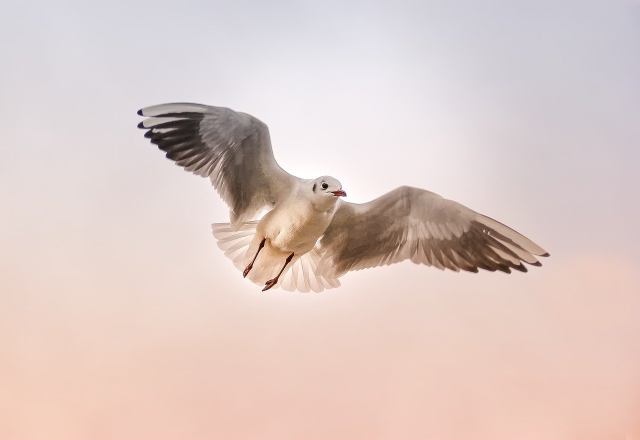
#> input picture ITMO/ИТМО_АнализТекстовИзображений/seagull-3465550_1280.jpg, 1280 x 879 px (shown at 1/2 size)
$ jupyter execute opencvFourier.ipynb   (shell and % lines are left out)
#> lines starting #> are read from the running program, lines starting #| are printed output that depends on the picture; after the words box and inside, x2 and y2 are one past the last pixel; in counts of white or black regions, pixels touching at a corner belong together; long printed decimals are rounded
В этом блокноте мы обсудим частотное представление изображений. Кроме того, мы увидим, как преобразования в частотной области меняют исходное изображение.

Для начала установим необходимую версию библиотеки и подключим то, чем будем пользоватья в дальнейшем.

[cell 1]
import numpy as np
import cv2
from matplotlib import pyplot as plt
import matplotlib as mpl
#mpl.rcParams['figure.dpi'] = 300

# **Преобразование Фурье в Python и фильтрация в чатотной области**

Начнем с того, что научимся осуществлять дикретное преобразование Фурье средствами Python.

Для начала считаем черно-белое изображение и выведем его на экран. Если исходное изображение оказывается цветным, то придется работать с каждым его каналом отдельно.

[cell 2]
img = cv2.imread('seagull-3465550_1280.jpg')
#> img is the input picture: shape (879, 1280, 3); mean B, G, R 198.2, 202.9, 221.5
img = cv2.cvtColor(img, cv2.COLOR_BGR2GRAY)
#> img: shape (879, 1280)
plt.imshow(img, cmap = 'gray')

Проведем преобразование Фурье и визуализируем результат. Двумерное дискретное преобразование Фурье (на самом деле — быстрое преобразование Фурье или fast Fourier transform) в библиотеке `numpy` может быть выполнено с использованием функции `np.fft.fft2()`, аргументом которой служит исходное изображение.

[cell 3]
f = np.fft.fft2(img)
print(f[521, 1151])
#| (6831.004-1906.875492496486j)

В результатемы получаем двумерную матрицу того же размера, что и матрица, отвечающая исходному изображению, элементы которой теперь, вообще говоря, комплексные.

Для удобства визуализации (что общепринято), переместим компоненту, отвечающую нулевой частоте (`f[0][0]`), в центр. Это можно сделать автоматичеки, используя функцию `np.fft.fftshift()`, аргументом которой служит полученное ранее преобразование Фурье `f`. Легко проверить, что так как изображение имеет размеры $1200 \times 1600$, то `fshift[600][800] = f[0][0]`.

[cell 4]
fshift = np.fft.fftshift(f)
print(fshift[600][800] == f[0][0])
#| False

Для визуализации преобразования Фурье, заменим все элементы матрицы их модулями — амплитудами. И...

[cell 5]
magnitude_spectrum = np.abs(fshift)
plt.imshow(magnitude_spectrum, cmap = 'gray')

Ничего не видно, кроме некоторого белого вкрапления посередине. Все дело в том, что различие в значениях амплитуд очень велико.

[cell 6]
print('min:', np.min(magnitude_spectrum), 'max:', np.max(magnitude_spectrum))
#| min: 2.150 max: 233949777.0
print(magnitude_spectrum[600][800])
#| 15677.145

Отметим отдельно, что максимальная амплитуда отвечает нулевой частоте (в центре смещенного преобразования Фурье). Применим логарифмическое шкалирование (общепринятный стандартный прием при визуализации преобразования Фурье). Сами преобразования могут несколько отличатья, но это не будет давать существенных различий при визуализации. Единица под логарифмом добавлена для того, чтобы избежать очень маленьких значений логарифма, когда его аргумент близок к $0$ (хотя в нашей ситуации такого не будет, что видно из выведенного выше значения `min`).

[cell 7]
magnitude_spectrum = np.log(1+np.abs(fshift))
plt.imshow(magnitude_spectrum, cmap = 'gray')

[cell 8]
print( np.max(magnitude_spectrum) - np.min(magnitude_spectrum))
#| 18.123

Итак, что мы видим на полученной картинке? Чем светлее точка — тем больше у нее амплитуда, то есть тем больше информации она несет. Чем дальше мы удаляемся от центра — тем  выше частота. Светлые регионы отвечают более низким частотам, а темные — более высоким. Мы видим, что в общем и целом низкие частоты несут больше информации, чем высокие.

За что отвечает частота? Высокие частоты отвечают за резкие изменения яркости пикселей, а низкие, наоборот, за плавные изменения яркости пикселей.

Давайте теперь попробуем убрать основные низкие частоты — занулим их амплитуду, присвоив всем элементам матрицы `fshift`, близким к центру, значение $0$.

[cell 9]
h, w = fshift.shape[0] // 2, fshift.shape[1] // 2
#> h = 439; w = 640
h, w
#> Out = (439, 640)

[cell 10]
fshift[h -  40 : h + 40, w-40 : w + 40] = 0
magnitude_spectrum = np.log(1+np.abs(fshift))
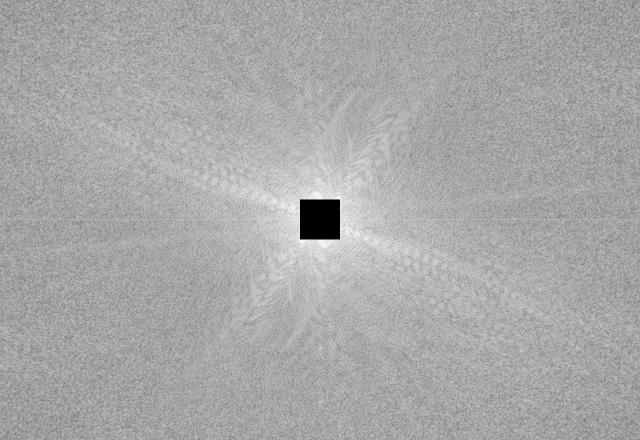
#> magnitude_spectrum: shape (879, 1280) float64 (shown at 1/2 size); min 0, max 12.31, mean 8.13; drawn with min black and max white
plt.imshow(magnitude_spectrum, cmap = 'gray')

Чтобы получить разумную картинку, применим обратное преобразование Фурье (быстрое — inverse fast Fourier transform), используя функцию `np.fft.ifft2()`, аргументом которой служит преобразование Фурье. Предварительно нужно "сдвинуть все назад", используя `np.fft.ifftshift()`.

[cell 11]
f_ishift = np.fft.ifftshift(fshift)
img_back = np.fft.ifft2(f_ishift)
img_back = np.abs(img_back)
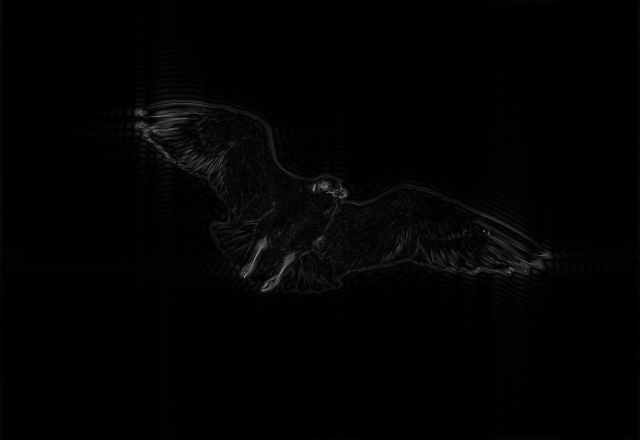
#> img_back: shape (879, 1280) float64 (shown at 1/2 size); min 0.000521, max 204.9, mean 3
plt.imshow(img_back, cmap = 'gray')

[cell 12]
img_back[661][449]
#> Out = 0.264

Мы видим, как отчетливо стали видны границы изображений: вся монохромность ушла. Тем самым, мы легко сегментировали Эйфелеву башню, летящую птицу и границу городчких кварталов, уходящих за горизонт.

Логично задатья вопросом: а чему отвечают вертикальная и горизонтальная линии, проходящие через центр изображения амплитуд? Давайте посмотрим, что изменится, если мы их затемним. Сначала проверим, что все сделали правильно.

[cell 13]
f = np.fft.fft2(img)
fshift = np.fft.fftshift(f)
fshift[h - 30 : h + 30, 0 : w - 30] = fshift[h - 30 : h + 30, w+30 : w*2] = 0
fshift[0 : h - 30, w - 30 : w + 30] = fshift[h + 30 : h*2, w - 30 : w + 30] = 0
magnitude_spectrum = np.log(1+np.abs(fshift))
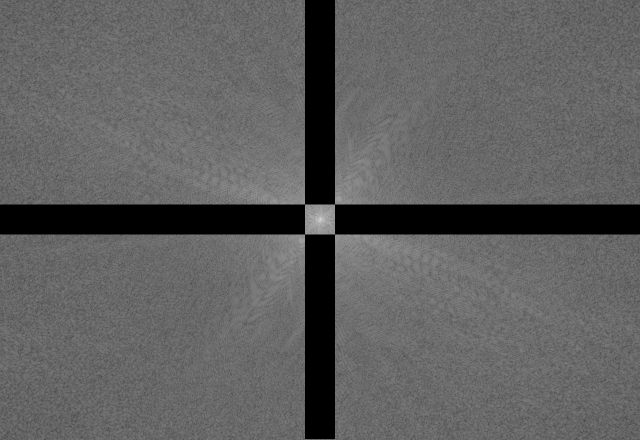
#> magnitude_spectrum: shape (879, 1280) float64 (shown at 1/2 size); min 0, max 19.27, mean 7.26; drawn with min black and max white
plt.imshow(magnitude_spectrum, cmap = 'gray')

Вернемся к привычному для глаза изображению.

[cell 14]
f_ishift = np.fft.ifftshift(fshift)
img_back = np.fft.ifft2(f_ishift)
img_back = np.abs(img_back)
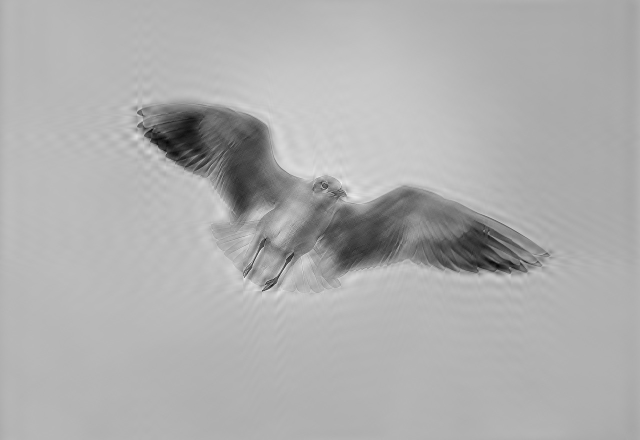
#> img_back: shape (879, 1280) float64 (shown at 1/2 size); min 4.49, max 301.4, mean 207.9; drawn with min black and max white
plt.imshow(img_back, cmap = 'gray')

Итак, мы увеличили резкость выделяющихся объектов.

# **Градиенты изображений и детектирование границ**

Для определения границ изображения, бывает полезно построить так называемые градиенты изображений. Для использования оператора Лапласа, достаточно воспользоваться следующим кодом:

[cell 15]
img = cv2.imread('kingfisher-2363879_1280.jpg')
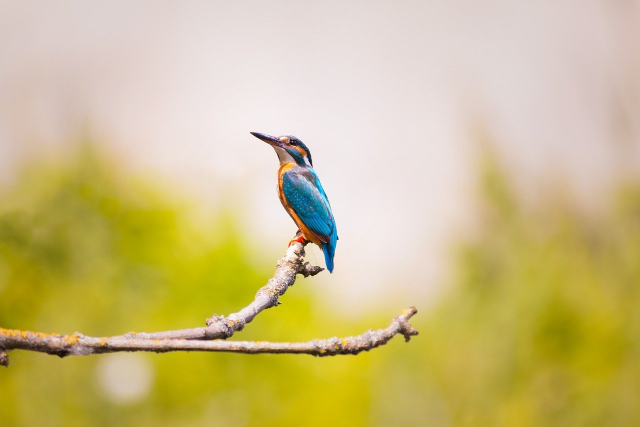
#> input picture ITMO/ИТМО_АнализТекстовИзображений/kingfisher-2363879_1280.jpg, 1280 x 853 px (shown at 1/2 size)
#> img is the input picture: shape (853, 1280, 3); mean B, G, R 132.5, 189.7, 204.6
img = cv2.cvtColor(img, cv2.COLOR_BGR2GRAY)
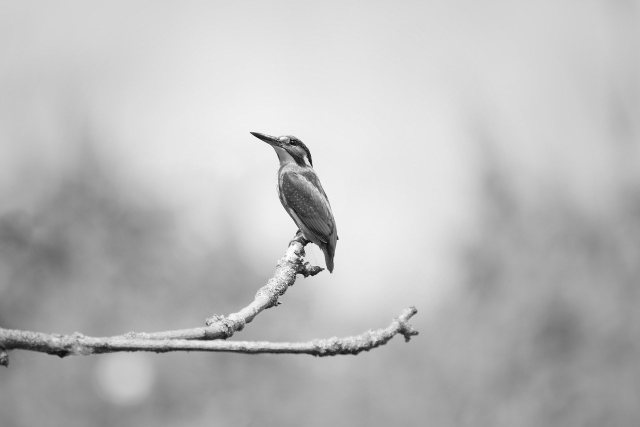
#> img: shape (853, 1280) (shown at 1/2 size); min 1, max 255, mean 187.7
laplacian = cv2.Laplacian(img, -1)
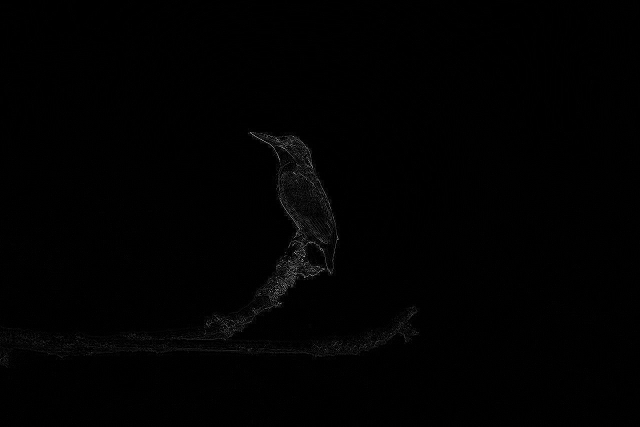
#> laplacian: shape (853, 1280) (shown at 1/2 size); min 0, max 255, mean 1.4
plt.imshow(laplacian)

[cell 16]
laplacian.sum()
#> Out = 1556524

Видно, как четко отображаются границы всех объектов. В лекциях также рассказывается про операторы Собеля. Ниже можно видеть результаты применения этих операторов отдельно по первой координате, по второй, и по двум сразу.

[cell 17]
sobel_x = cv2.Sobel(img, -1, 1, 0, ksize = 5)
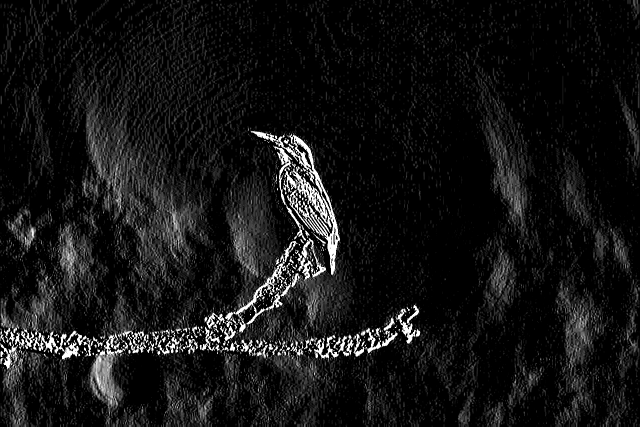
#> sobel_x: shape (853, 1280) (shown at 1/2 size); min 0, max 255, mean 20.9
sobel_y = cv2.Sobel(img, -1, 0, 1, ksize = 5)
sobel_full = cv2.Sobel(img, -1, 1, 1, ksize = 5)
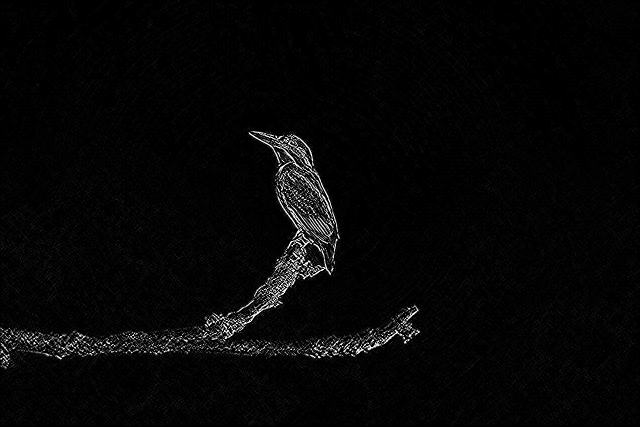
#> sobel_full: shape (853, 1280) (shown at 1/2 size); min 0, max 255, mean 6.2
plt.subplot(3,1,1),plt.imshow(sobel_x, cmap = 'gray')
plt.subplot(3,1,2),plt.imshow(sobel_y, cmap = 'gray')
plt.subplot(3,1,3),plt.imshow(sobel_full, cmap = 'gray')

[cell 18]
sobel_full.sum()
#> Out = 6819759

Алгоритм детектора краев Кенни позволяет успешно находить краяи зображения. Применить его можно, например, следующим образом.

[cell 19]
canny = cv2.Canny(img, 100, 200)
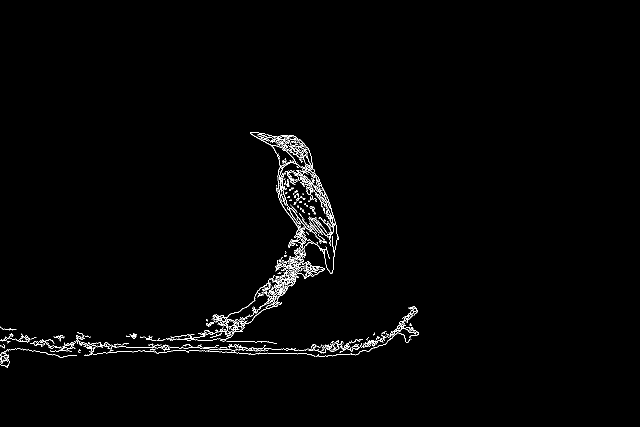
#> canny: shape (853, 1280) (shown at 1/2 size); 1.2% white in thin lines or dots, all inside (x1, y1, x2, y2) = (0, 264, 838, 736)
plt.imshow(canny, cmap = 'gray')

[cell 20]
canny.sum()
#> Out = 3268590
